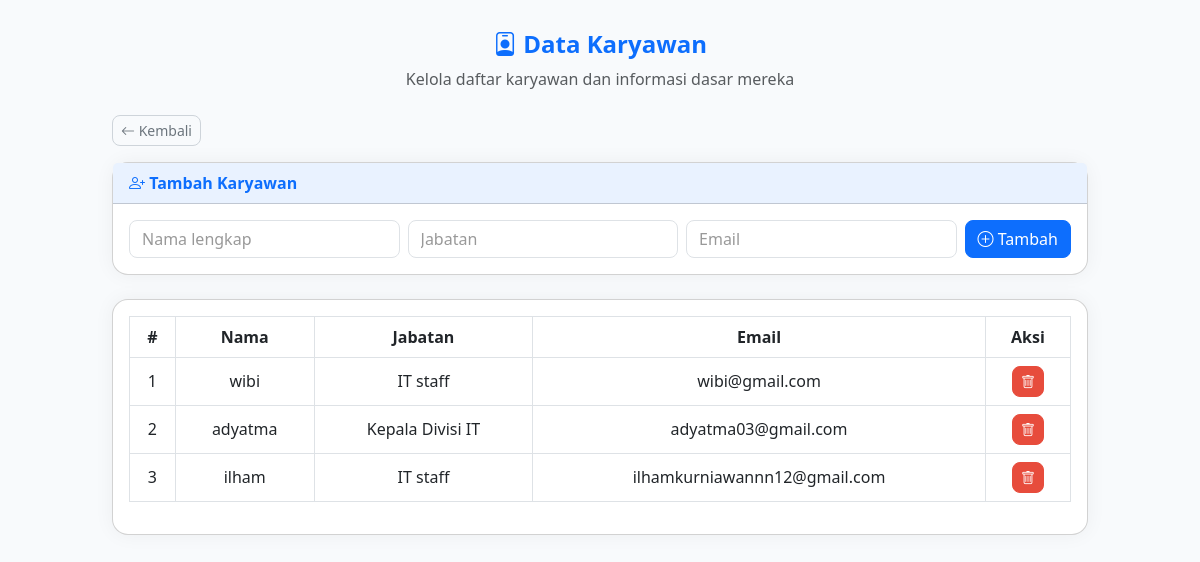
Page /admin/karyawan.php (signed in) on the committed database.
### tables this page shows
CREATE TABLE `karyawan` (
  `id` int NOT NULL,
  `nama` varchar(100) NOT NULL,
  `jabatan` varchar(100) DEFAULT NULL,
  `email` varchar(100) DEFAULT NULL,
  `created_at` timestamp NOT NULL DEFAULT CURRENT_TIMESTAMP
);

### admin/karyawan.php (the view, shortened to what this page needs)
<?php
require '../includes/config.php';
?>
<!DOCTYPE html>
<html lang="id">
<head>
    <link href="https://cdn.jsdelivr.net/npm/bootstrap@5.3.0/dist/css/bootstrap.min.css" rel="stylesheet">
    <link href="https://cdn.jsdelivr.net/npm/bootstrap-icons@1.10.5/font/bootstrap-icons.css" rel="stylesheet">
</head>
<body>
<div class="container">
    <div class="mb-4 text-center">
        <h4 class="fw-bold text-primary"><i class="bi bi-person-badge"></i> Data Karyawan</h4>
        <p class="text-muted">Kelola daftar karyawan dan informasi dasar mereka</p>
    </div>
    <div class="mb-3">
        <a href="dashboard.php" class="btn btn-outline-secondary btn-sm"><i class="bi bi-arrow-left"></i> Kembali</a>
    </div>
    <div class="card mb-4">
        <div class="card-header"><i class="bi bi-person-plus"></i> Tambah Karyawan</div>
        <div class="card-body">
            <form method="POST">
                <div class="row g-2 align-items-end">
                    <div class="col-md">
                        <input type="text" name="nama" class="form-control" placeholder="Nama lengkap" required>
                    </div>
                    <div class="col-md">
                        <input type="text" name="jabatan" class="form-control" placeholder="Jabatan">
                    </div>
                    <div class="col-md">
                        <input type="email" name="email" class="form-control" placeholder="Email">
                    </div>
                    <div class="col-auto">
                        <button type="submit" name="tambah" class="btn btn-primary"><i class="bi bi-plus-circle"></i> Tambah</button>
                    </div>
                </div>
            </form>
        </div>
    </div>
    <div class="card p-3">
        <div class="table-responsive">
            <table class="table table-bordered align-middle text-center">
                <thead>
                    <tr>
                        <th>#</th>
                        <th>Nama</th>
                        <th>Jabatan</th>
                        <th>Email</th>
                        <th>Aksi</th>
                    </tr>
                </thead>
                <tbody>
                <?php
                $result = mysqli_query($conn, "SELECT * FROM karyawan ORDER BY id DESC");
                $no = 1;
                while ($row = mysqli_fetch_assoc($result)):
                ?>
                    <tr>
                        <td><?= $no++ ?></td>
                        <td><?= htmlspecialchars($row['nama']) ?></td>
                        <td><?= htmlspecialchars($row['jabatan']) ?></td>
                        <td><?= htmlspecialchars($row['email']) ?></td>
                        <td>
                            <a href="karyawan.php?hapus=<?= $row['id'] ?>" onclick="return confirm('Yakin hapus data ini?')" class="btn btn-sm btn-danger">
                                <i class="bi bi-trash"></i>
                            </a>
                        </td>
                    </tr>
                <?php endwhile; ?>
                </tbody>
            </table>
        </div>
    </div>
</div>
</body>
</html>

### admin/karyawan.php (style rules this page uses)
body { background-color: #f8fafc; font-family: 'Segoe UI', sans-serif; color: #333; padding: 30px 0; }
.container { max-width: 1000px; }
.card { border-radius: 1rem; box-shadow: 0 0 20px rgba(0, 0, 0, 0.05); background-color: #ffffff; }
.card-header { background-color: #e9f2ff; color: #0d6efd; font-weight: 600; border-top-left-radius: 1rem; border-top-right-radius: 1rem; }
.form-control, .btn { border-radius: 0.5rem; }
.btn-primary { background-color: #0d6efd; border-color: #0d6efd; }
.btn-outline-secondary { color: #6c757d; border-color: #ced4da; }
.btn-danger { background-color: #e74c3c; border-color: #e74c3c; border-radius: 0.5rem; }
.table thead { background-color: #e9f2ff; color: #0d6efd; }
.table td, .table th { vertical-align: middle; }
.form-control::placeholder { color: #999; }

### rows in the picture
karyawan: nama "wibi", jabatan "IT staff", email "wibi@gmail.com"
karyawan: nama "adyatma", jabatan "Kepala Divisi IT", email "adyatma03@gmail.com"
karyawan: nama "ilham", jabatan "IT staff", email "ilhamkurniawannn12@gmail.com"
